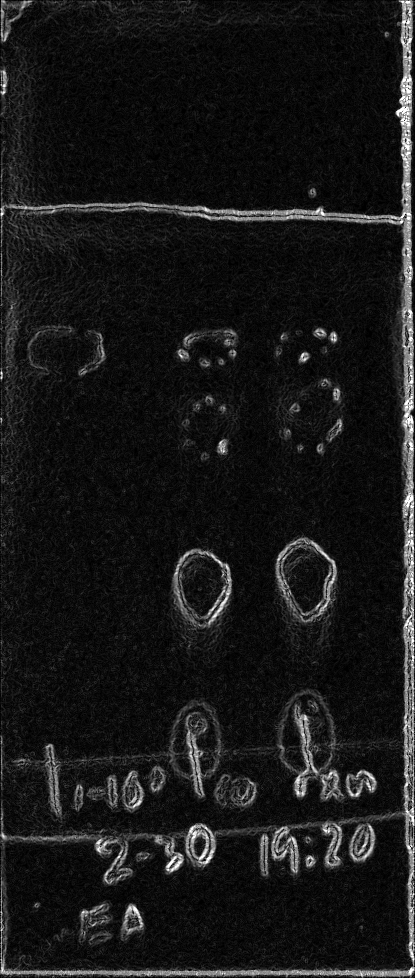
#> input picture gradient_output/001.png, 415 x 978 px; its folder holds only this picture in this run
$ python opencv_detection.py
#> lines starting #> are read from the running program, lines starting #| are printed output that depends on the picture; after the words box and inside, x2 and y2 are one past the last pixel; in counts of white or black regions, pixels touching at a corner belong together
import cv2
import os

faceCascade = cv2.CascadeClassifier("haarcascade_eye.xml")  #  haarcascade_frontalface_default.xml
root = 'G:\\PC_files\\ANU\\22S2\\COMP8715\\techlauncher\\opencv_method\\gradient_output\\'
filename = os.listdir(root)

for file in filename:
    ### detectMultiScale in openCV
    # img = cv2.imread("./gradient_output/" + file)
    # img_gray = cv2.cvtColor(img, cv2.COLOR_BGR2GRAY)
    # # detect cascade
    # result = faceCascade.detectMultiScale(img_gray, 1.2, 5)
    # # draw box
    # for(x, y, w,h) in result:
    #     cv2.rectangle(img, (x, y), (x+w, y+h), (0, 255, 0), 5)
    #
    # # cv2.imshow("result", img)
    # # cv2.waitKey(0)
    # cv2.imwrite("./results/cascade/" + file, img)

    ### contours in openCV
    img = cv2.imread("./gradient_output/" + file)
#> img is the input picture: shape (978, 415, 3); min 0, max 255, mean 23.8
    gray = cv2.cvtColor(img, cv2.COLOR_BGR2GRAY)
    ret, thresh = cv2.threshold(gray, 127, 255, cv2.THRESH_BINARY)
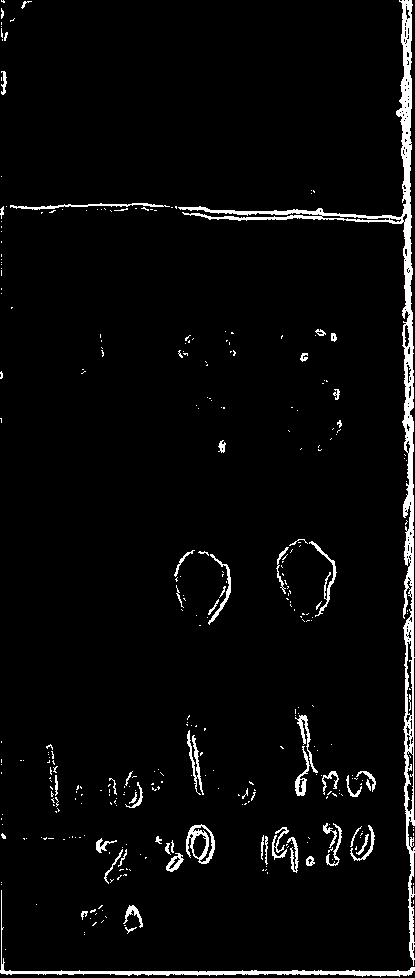
#> thresh: shape (978, 415); 3.9% white; 339 white regions (281 under 20 px)
    # find contour
    contours, hierarchy = cv2.findContours(thresh, cv2.RETR_TREE,cv2.CHAIN_APPROX_NONE)
#> contours = 473 contours, 418 with area under 20; largest, box (x1, y1, x2, y2) and area: (178, 0, 415, 966) 7508, (0, 890, 415, 977) 1210, (186, 824, 215, 864) 766, (406, 640, 413, 716) 328, (406, 751, 414, 812) 299
    draw_img = img.copy()
    # draw contour box
    ret = cv2.drawContours(draw_img, contours, -1, (0, 0, 255), 2)
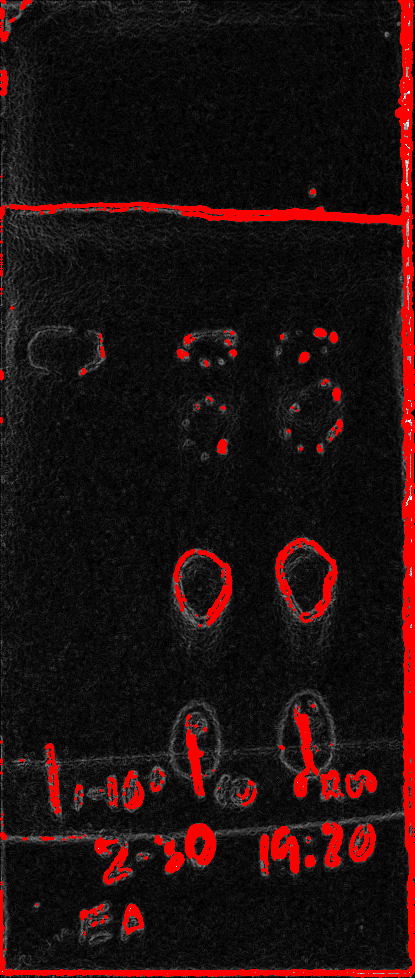
#> ret: shape (978, 415, 3); mean B, G, R 15.1, 15.1, 33.1
    # cv2.imshow("result", ret)
    # cv2.waitKey(0)
    cv2.imwrite("./results/contour/" + file, ret)

$ run again, on gradient_output/005.png
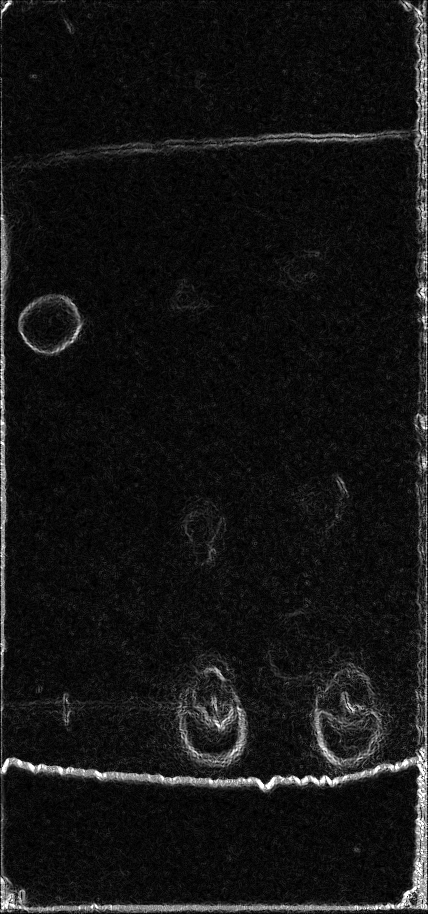
#> input picture gradient_output/005.png, 428 x 914 px
#> img is the input picture: shape (914, 428, 3); min 0, max 255, mean 20.2
#> `ret, thresh = cv2.threshold(gray, 127, 255, cv2.THRESH_BINARY)`:
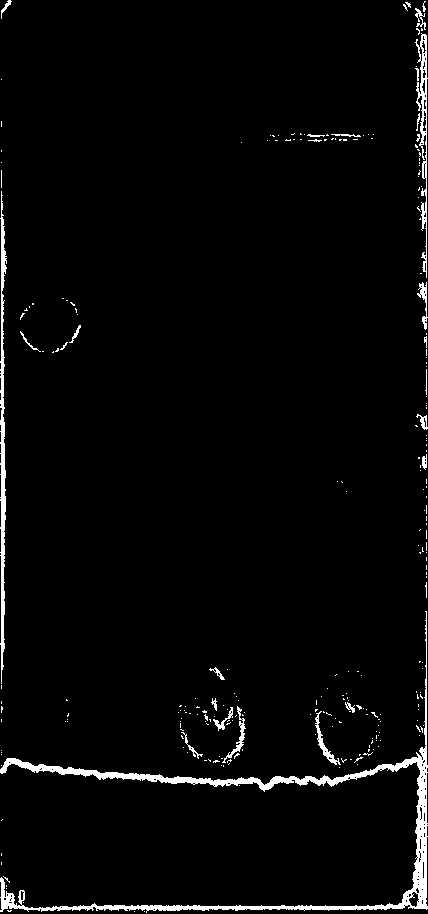
#> thresh: shape (914, 428); 2.9% white; 260 white regions (235 under 20 px)
#> contours = 372 contours, 342 with area under 20; largest, box (x1, y1, x2, y2) and area: (0, 611, 428, 913) 5418, (0, 191, 7, 684) 1137, (415, 33, 428, 278) 828, (315, 711, 341, 765) 189, (222, 706, 246, 763) 150
#> `ret = cv2.drawContours(draw_img, contours, -1, (0, 0, 255), 2)`:
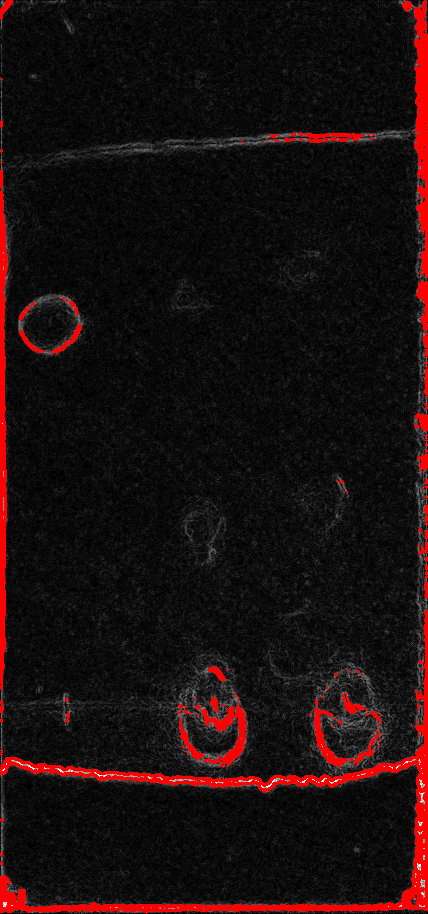
#> ret: shape (914, 428, 3); mean B, G, R 14, 14, 26.8

$ run again, on gradient_output/006.png
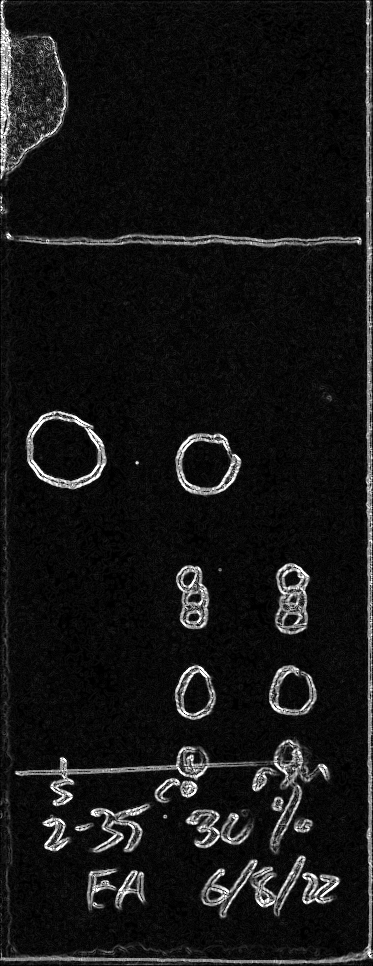
#> input picture gradient_output/006.png, 373 x 966 px
#> img is the input picture: shape (966, 373, 3); min 0, max 255, mean 21.7
#> `ret, thresh = cv2.threshold(gray, 127, 255, cv2.THRESH_BINARY)`:
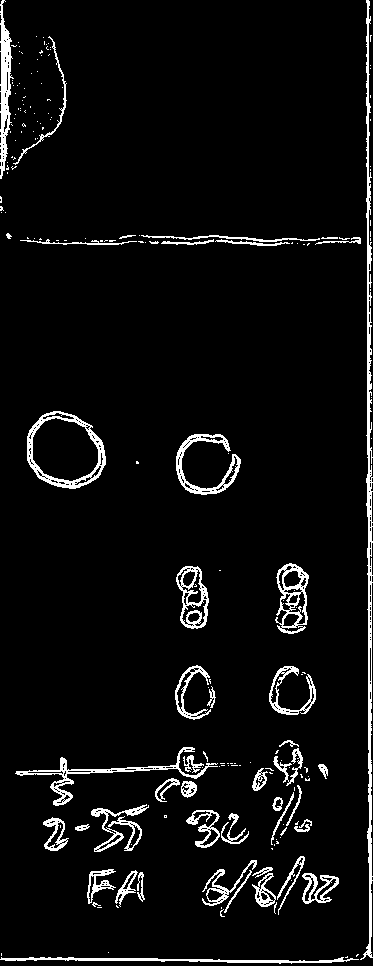
#> thresh: shape (966, 373); 5.4% white in thin lines or dots
#> contours = 591 contours, 492 with area under 20; largest, box (x1, y1, x2, y2) and area: (27, 411, 106, 489) 4610, (32, 417, 99, 482) 3232, (360, 0, 373, 960) 2264, (275, 563, 309, 634) 1672, (176, 566, 209, 629) 1453
#> `ret = cv2.drawContours(draw_img, contours, -1, (0, 0, 255), 2)`:
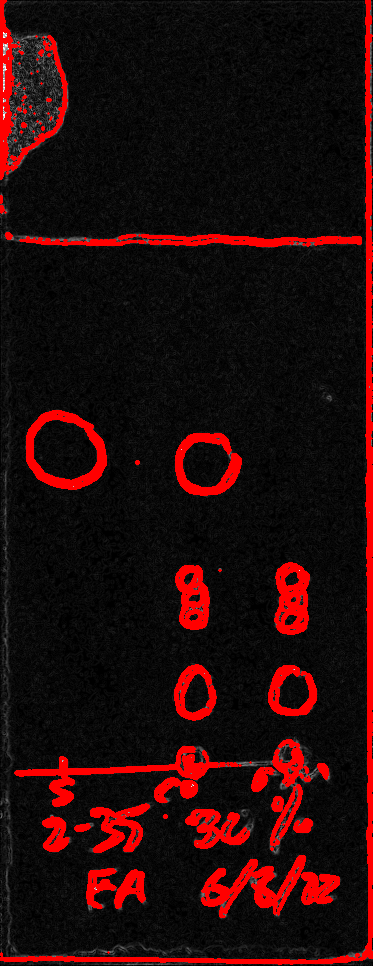
#> ret: shape (966, 373, 3); mean B, G, R 9.5, 9.5, 35

$ run again, on gradient_output/007.png
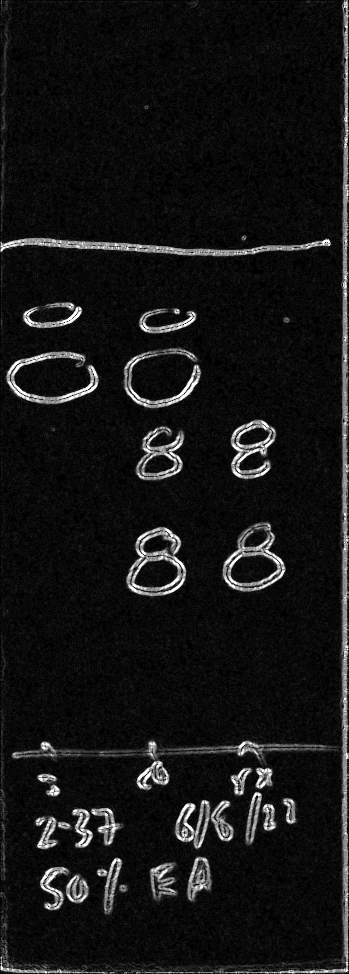
#> input picture gradient_output/007.png, 349 x 974 px
#> img is the input picture: shape (974, 349, 3); min 0, max 255, mean 20.9
#> `ret, thresh = cv2.threshold(gray, 127, 255, cv2.THRESH_BINARY)`:
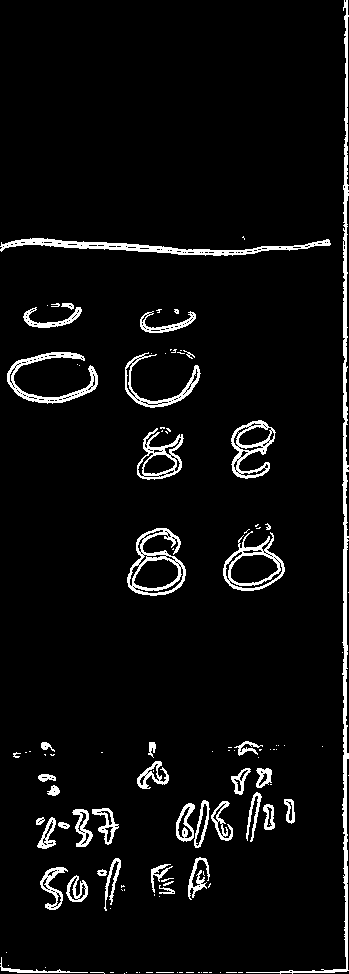
#> thresh: shape (974, 349); 5.3% white; 117 white regions (73 under 20 px)
#> contours = 438 contours, 346 with area under 20; largest, box (x1, y1, x2, y2) and area: (246, 0, 349, 974) 2569, (127, 528, 186, 596) 2350, (223, 531, 285, 591) 2101, (0, 238, 331, 256) 1637, (231, 420, 276, 479) 1460
#> `ret = cv2.drawContours(draw_img, contours, -1, (0, 0, 255), 2)`:
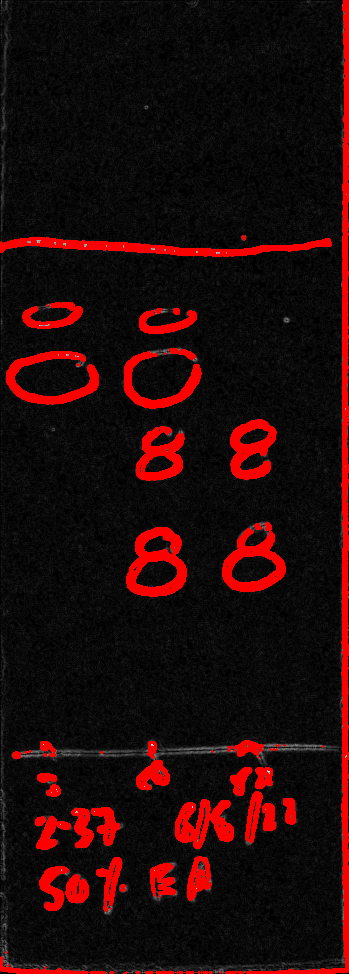
#> ret: shape (974, 349, 3); mean B, G, R 9.1, 9.1, 32.6

$ run again, on gradient_output/002.png
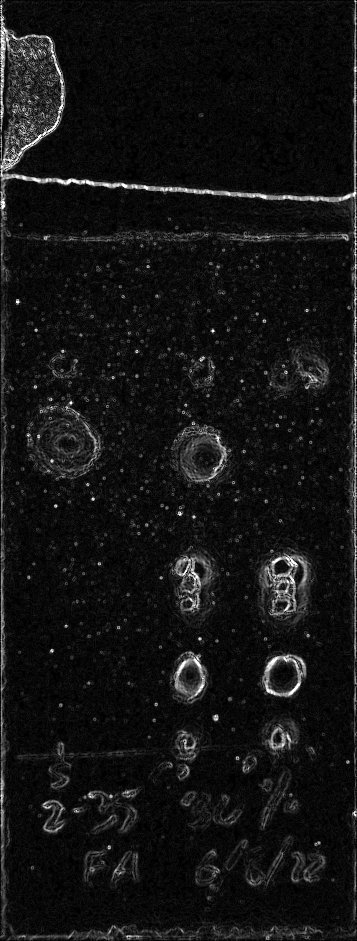
#> input picture gradient_output/002.png, 357 x 941 px
#> img is the input picture: shape (941, 357, 3); min 0, max 255, mean 19.9
#> `ret, thresh = cv2.threshold(gray, 127, 255, cv2.THRESH_BINARY)`:
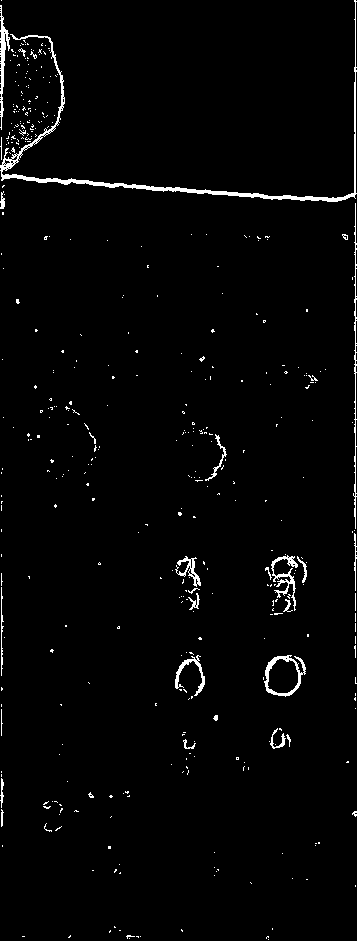
#> thresh: shape (941, 357); 2.1% white in thin lines or dots
#> contours = 506 contours, 488 with area under 20; largest, box (x1, y1, x2, y2) and area: (0, 0, 357, 202) 1658, (264, 655, 306, 697) 1183, (267, 658, 299, 694) 859, (0, 5, 10, 130) 284, (271, 555, 298, 611) 254
#> `ret = cv2.drawContours(draw_img, contours, -1, (0, 0, 255), 2)`:
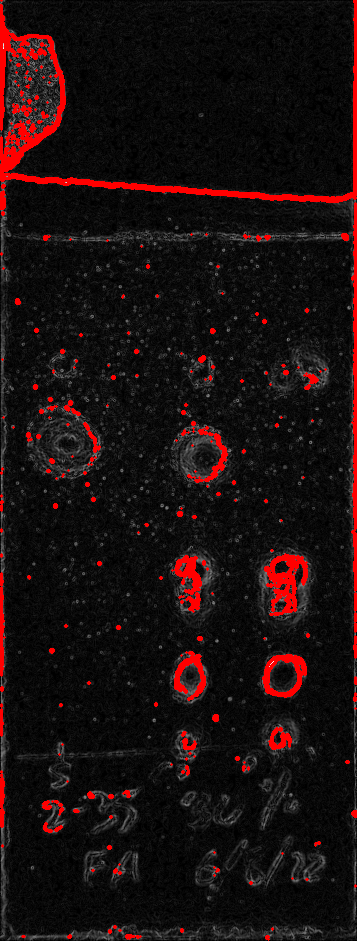
#> ret: shape (941, 357, 3); mean B, G, R 14.6, 14.6, 26.7
